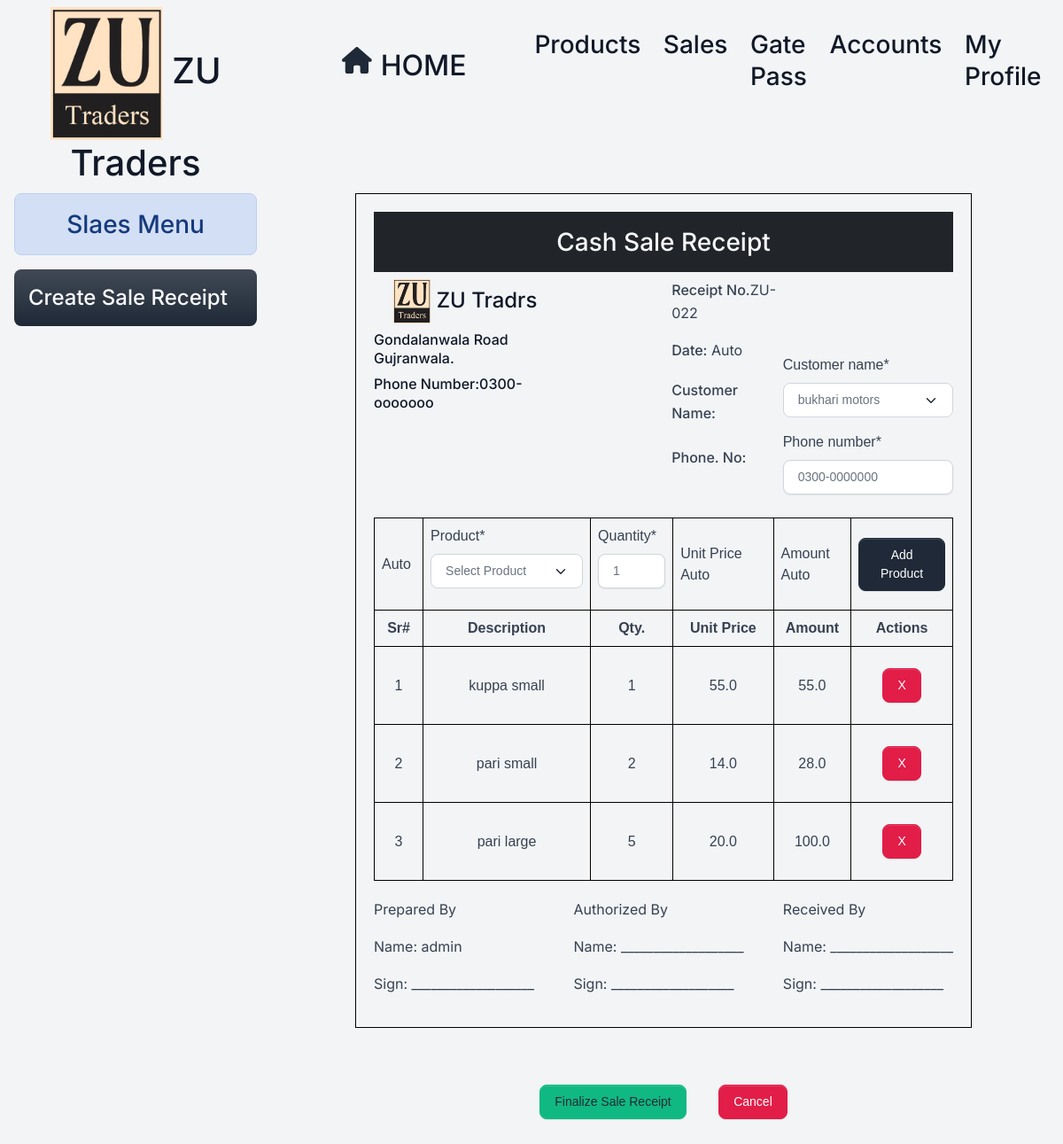
The page /create-salereceipt/22/ (signed in) on the database its author committed.
### home/models.py (models this page shows, shortened)
class Sales_Receipt(models.Model):
    products = models.ManyToManyField(Product, through='Sales_Receipt_Product')
    date_created = models.DateTimeField(auto_now_add=True)
    customer_name =  models.ForeignKey(Customer,on_delete=models.RESTRICT,null=True)
    phone_number = models.CharField(max_length=12)
    created_by = models.ForeignKey(User, on_delete=models.RESTRICT,null=True)
    make_transaction = models.BooleanField(default=False)

class Sales_Receipt_Product(models.Model):
    salereceipt = models.ForeignKey(Sales_Receipt, on_delete=models.RESTRICT)
    product = models.ForeignKey(Product, on_delete=models.RESTRICT)
    quantity = models.PositiveIntegerField()
    unit_price = models.FloatField()
    amount = models.FloatField()

class Product(models.Model):
    ACTIVE = 'Atcive'
    INACTIVE = 'Inactive'
    STATUS_TYPE_CHOICES = [
        (ACTIVE , 'Active'),
        (INACTIVE ,'Inactive'),
    ]
    category=models.ForeignKey(Category,on_delete=models.RESTRICT)
    productname=models.CharField(max_length=255,unique=True)
    product_size=models.CharField(max_length=255)
    product_quantity=models.CharField(max_length=255,null=True,blank=True )
    unit=models.CharField(max_length=255,default="Nos")
    product_status=models.BooleanField(default=True)
    is_deleted = models.BooleanField(default=False)
    pro_img=models.ImageField(upload_to="uploaded/products/",null=True)
    product_slug=AutoSlugField(populate_from="productname",unique=True,null=True,default=None)
    def __str__(self):
        return f"{self.productname}"

### home/views/sales.py (the view)
# urls.py: path('create-salereceipt/', sales.create_salereceipt, name='create_salereceipt'),
@login_required
@permission_required('home.add_sales_receipt', login_url='/login/')
def create_salereceipt(request, salereceipt_id=None):
    if salereceipt_id:
        salereceipt = get_object_or_404(Sales_Receipt, id=salereceipt_id)
    else:
        salereceipt = Sales_Receipt.objects.create()
        return redirect('create_salereceipt', salereceipt_id=salereceipt.id)
    if request.method == 'POST':
        form = Sales_Receipt_ProductForm(request.POST, salereceipt=salereceipt)
        form_salereceipt = Sales_ReceiptForm(request.POST, instance=salereceipt)
        if form.is_valid() and form_salereceipt.is_valid():
            salercpt=form_salereceipt.save(commit=False)
            salercpt.created_by=request.user
            salercpt.save()
            customer=form_salereceipt.cleaned_data.get('customer_name')
            product=form.cleaned_data.get('product')
            print(customer,product)
            unit_price1=Product_Price.objects.get(is_deleted=False,customer=customer,product=product)
            print(unit_price1.price)
            unit_price = unit_price1.price
            qty = form.cleaned_data.get('quantity')
            amount=unit_price*qty
            salereceipt_product = form.save(commit=False)
            salereceipt_product.salereceipt = salereceipt
            salereceipt_product.unit_price = unit_price1.price
            salereceipt_product.amount = amount
            salereceipt_product.save()
            if request.headers.get('X-Requested-With') == 'XMLHttpRequest':
                salereceipt_products = Sales_Receipt_Product.objects.filter(salereceipt=salereceipt)
                rendered_products = render_to_string('sale/salereceipt_product_list.html', {
                    'salereceipt_products': salereceipt_products,
                    'salereceipt_id': salereceipt.id,
                })
                return JsonResponse({
                    'success': True,
                    'rendered_products': rendered_products,
                    'salereceipt_id': salereceipt.id,
                })
            return redirect('create_salereceipt', salereceipt_id=salereceipt.id)
        else:
            if request.headers.get('X-Requested-With') == 'XMLHttpRequest':
                return JsonResponse({
                    'success': False,
                    'errors': form.errors,
                })
    else:
        form = Sales_Receipt_ProductForm(salereceipt=salereceipt)
        form_salereceipt = Sales_ReceiptForm(instance=salereceipt)
    salereceipt_products = Sales_Receipt_Product.objects.filter(salereceipt=salereceipt)
    return render(request, 'sale/create_salereceipt.html', {
        'form': form,
        'salereceipt_products': salereceipt_products,
        'form_salereceipt': form_salereceipt,
        'salereceipt': salereceipt,
    })

### home/forms.py (shortened to what this page needs)
class Sales_Receipt_ProductForm(forms.ModelForm):
    product = forms.ModelChoiceField(queryset=Product.objects.filter(is_deleted=False), empty_label="Select Product")
    quantity = forms.IntegerField(min_value=1, initial=1, label='Quantity')
    class Meta:
        model = Sales_Receipt_Product
        fields = ['product', 'quantity']
    def __init__(self, *args, **kwargs):
        self.salereceipt = kwargs.pop('salereceipt', None)
        super(Sales_Receipt_ProductForm, self).__init__(*args, **kwargs)

class Sales_ReceiptForm(forms.ModelForm):
    customer_name = forms.ModelChoiceField(
        queryset=Customer.objects.filter(is_deleted=False),
        empty_label="Select Customer"
    )
    class Meta:
        model = Sales_Receipt
        fields = ['customer_name', 'phone_number']
    def __init__(self, *args, **kwargs):
        super(Sales_ReceiptForm, self).__init__(*args, **kwargs)
        if self.instance and self.instance.pk:
            self.fields['customer_name'].initial = self.instance.customer_name

### home/models.py (called while the page is built)
    def __str__(self):
        return self.coname

### templates/sale/create_salereceipt.html (shortened to what this page needs)
{% extends 'base.html' %}
{% load custom_filters %}
{% load crispy_forms_tags %}
{% load static %}
{% block content %}
</head>
<body>
    <div class="container-fluid">
    <div class="row">
    {% include 'sale/sale_menu.html' %}
    <div class="col-lg-9">
    <div class="table-container">
        <div class=" text-center  "><h3 class="  text-center bg-dark text-light p-3">Cash Sale Receipt</h3></div>
        <form id="salereceipt-form" method="POST" {% if salereceipt.id %} action={% url 'create_salereceipt' salereceipt.id %} {%
            else %} action={% url 'create_salereceipt' %}{% endif %}>
            <div class="header-section">
                <div >
                    <h4 class="text-center"><img style="height:50px" src="{% static 'assets/default/img/monogram1.jpg' %}" alt="Monogram">  ZU Tradrs</h4>
                    <h6 class="d-flex">Gondalanwala Road Gujranwala.</h6>
                    <h6 class="d-flex">Phone Number:0300-ooooooo</h6>
                </div>
                <div style="margin-left:130px;width:150px">
                    <p><strong>Receipt No.</strong>ZU-0{{salereceipt.id}}</p>
                    <p><strong>Date:</strong> Auto</p>
                    <p style="margin-top:20px"><strong>Customer Name:</strong></p>
                    <p style="margin-top:25px"><strong>Phone. No:</strong></p>
                </div>
                <div style="width:230px">
                    <p style="margin-top:85px"><span class="">{{ form_salereceipt.customer_name|as_crispy_field }}</span></p>
                    <p><span class=""> {{form_salereceipt.phone_number|as_crispy_field }}</span></p>
                </div>
            </div>
            <table>
                <thead>
                    <tr>
                        <td>Auto</td>
                        <td>{{ form.product|as_crispy_field }}</td>
                        <td>{{ form.quantity|as_crispy_field }}</td>
                        <td>Unit Price Auto</td>
                        <td>Amount Auto</td>
                        <th class="col-5 text-center">
                            <button class="btn btn-primary" type="submit" name="add_product">Add Product</button>
                        </th>
                    </tr>
                    <tr>
                        <th class="col-1 text-center">Sr#</th>
                        <th class="col-6 text-center">Description</th>
                        <th class="tbcol-3 text-center">Qty.</th>
                        <th class="col-5 text-center">Unit Price</th>
                        <th class="tbcol-3 text-center">Amount</th>
                        <th class="col-5 text-center">Actions</th>
                    </tr>
                </thead>
                <tbody id="product-list">
                    {% include 'sale/salereceipt_product_list.html' %}
                </tbody>
            </table>
            <div class="footer-section">
                <div>
                    <p>Prepared By</p>
                    <p>Name: {{request.user}}</p>
                    <p>Sign: ___________________</p>
                </div>
                <div>
                    <p>Authorized By</p>
                    <p>Name: ___________________</p>
                    <p>Sign: ___________________</p>
                </div>
                <div>
                    <p>Received By</p>
                    <p>Name: ___________________</p>
                    <p>Sign: ___________________</p>
                </div>
            </div>
    </div>
    <div class="container mt-5 mb-5 text-center">
        <a href="{% url 'list_sales' %}" class="btn btn-success m-3">Finalize Sale Receipt</a>
        {% if salereceipt.id %}
        <a href="{% url 'cancel_salereceipt' salereceipt.id %}" class="btn btn-danger m-3">Cancel</a>
        {% endif %}
    </div>
</div>
</div>
</div>
    {% endblock content %}

### templates/sale/salereceipt_product_list.html
{% load custom_filters %}
{% if salereceipt_products %}
{% for product in salereceipt_products %}
<tr>
    <td class="text-center">{{ forloop.counter }}</td>
    <td class="text-center">{{ product.product.productname }}</td>
    <td class="text-center">{{ product.quantity }}</td>
    <td class="text-center">{{ product.unit_price }}</td>
    <td class="text-center">{{ product.amount }}</td>
    <td class="text-center">
        <a href="#"
           class="btn btn-danger m-3 delete-item"
           data-product-id="{{ product.id }}"
           data-gatepass-id="{% if gatepass.id %}{{gatepass.id}}{% else %}{{salereceipt_id}}{% endif %}">
           X
        </a>
    </td>
</tr>
{% endfor %}
{% endif %}

### static/assets/default/css/style.css (style rules this page uses)
html, body { height: 100%; width: 100%; max-height: 100%; overflow: auto; display: flex; flex-direction: column; }

### templates/sale/create_salereceipt.html (style rules this page uses)
body { font-family: Arial, sans-serif; }
.table-container { width: 80%; margin: 0 auto; border: 1px solid #000; padding: 20px; }
table { width: 100%; border-collapse: collapse; margin-top: 10px; }
th, td { border: 1px solid #000; padding: 8px; text-align: left; }
.header-section { display: flex; justify-content: space-between; margin-bottom: 10px; }
.footer-section { display: flex; justify-content: space-between; margin-top: 20px; }
.col-1 { width: 5%; }
.tbcol-3 { width: 10%; }
.col-5 { width: 15%; }
.col-6 { width: 25%; }

### rows shown on the page
Sales_Receipt: id "22", customer_name "bukhari motors", phone_number "0300-0000000"
Sales_Receipt_Product: product.productname "kuppa small", quantity "1", unit_price "55.0", amount "55.0"
Sales_Receipt_Product: product.productname "pari small", quantity "2", unit_price "14.0", amount "28.0"
Sales_Receipt_Product: product.productname "pari large", quantity "5", unit_price "20.0", amount "100.0"

### other values the page prints
{{ request.user }} "admin"
